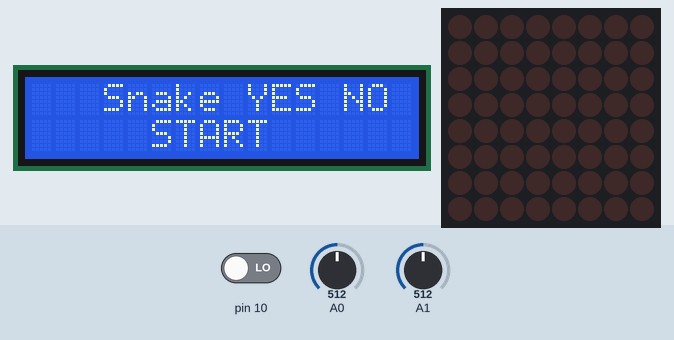
Bench run of a sketch on a simulated Arduino Uno, built with avr-gcc and run on an emulated ATmega328P. On the bench: 16×2 character LCD, 8×8 LED matrix. The inputs (shaded band) are chosen by the test bench; at power-on: pin 10 LOW, A1 = 512, A0 = 512. Random numbers use the default seed unless the sketch sets one.

Above: at 1.6 s.
1.7 s: pin 10 driven HIGH
At 2.12 s:
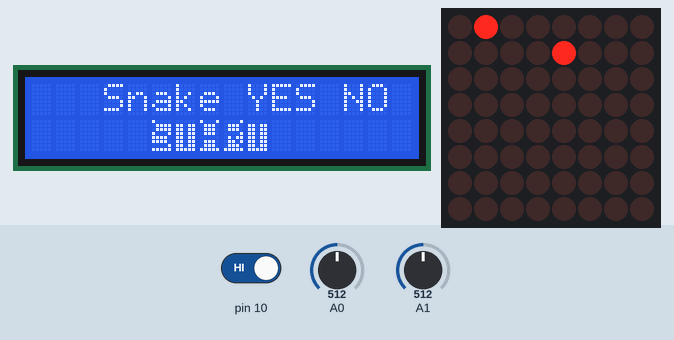
4.0 s: A1 set to 307
5.9 s: A1 set to 285
At 6.33 s:
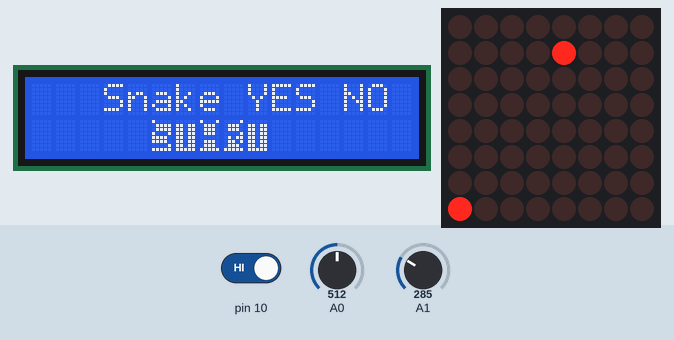
7.9 s: A0 set to 309
10.0 s: A0 set to 286
At 10.88 s:
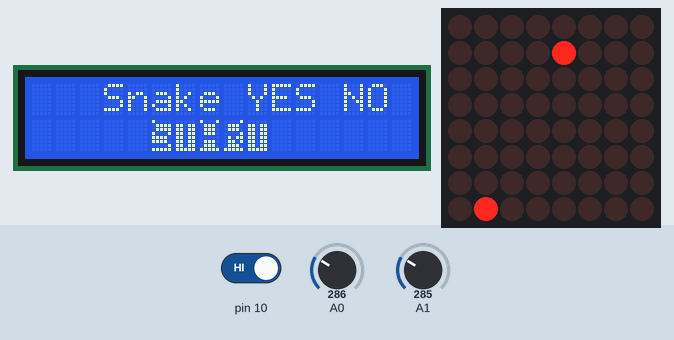
12.5 s: A0 set to 306
At 13.33 s:
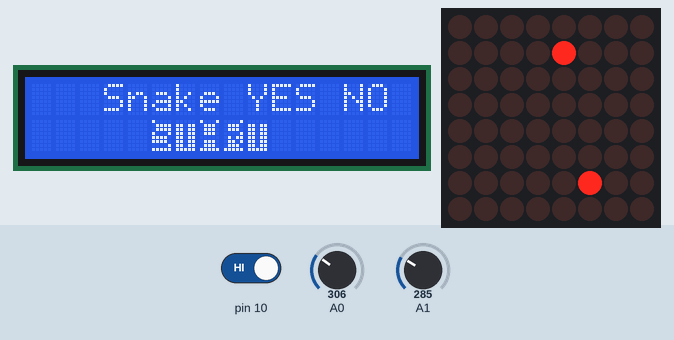

Measured:
- the behaviour switches between 301 and 300 on A1 (found by bisection; images 1 and 2)
- the behaviour switches between 301 and 300 on A0 (found by bisection; images 2 and 3)

The sketch:

snake.ino
```cpp
#include <LiquidCrystal.h>
#include <LedControl.h>

typedef enum {MENU, SNAKE, OVER} states;

states state = MENU;

const int rs = 12, en = 11, d4 = 5, d5 = 4, d6 = 3, d7 = 2;
LiquidCrystal lcd(rs, en, d4, d5, d6, d7);
LedControl lc=LedControl(16,14,15);

unsigned long prevFoodMillis, prevPressMillis, prevMenuMillis = 0;
unsigned long prevMatrix = 0;
bool startLoc = true;

byte snakeDir = 8;
byte snakeLength = 0;
int snakeInterval = 500;

bool moveState = true;
bool pressState = false;

int dotLocX[64], dotLocY[64];
int moveLocX, moveLocY;
int lastLocX, lastLocY = 8;

int foodLocX, foodLocY;
bool showFood = true;
int foodInterval = 250;

byte customY[] = {
  B01110,
  B01110,
  B01110,
  B10101,
  B11011,
  B11011,
  B11011,
  B11111
};
byte customE[] = {
  B00000,
  B01111,
  B01111,
  B00001,
  B01111,
  B01111,
  B00000,
  B11111
};
byte customS[] = {
  B10000,
  B01111,
  B01111,
  B10001,
  B11110,
  B11110,
  B00001,
  B11111
};
byte customN[] = {
  B01110,
  B01110,
  B00110,
  B01010,
  B01100,
  B01110,
  B01110,
  B11111
};
byte customO[] = {
  B10001,
  B01110,
  B01110,
  B01110,
  B01110,
  B01110,
  B10001,
  B11111
};
byte customA[] = {
   B10001,
  B01110,
  B01110,
  B01110,
  B00000,
  B01110,
  B01110,
  B11111
};
byte customR[] = {
  B00001,
  B01110,
  B01110,
  B00001,
  B01011,
  B01101,
  B01110,
  B11111
};
byte customT[] = {
  B00000,
  B11011,
  B11011,
  B11011,
  B11011,
  B11011,
  B11011,
  B11111
};

void setup() {

  lcd.createChar(0, customY);
  lcd.createChar(1, customE);
  lcd.createChar(2, customS);
  lcd.createChar(3, customN);
  lcd.createChar(4, customO);
  lcd.createChar(5, customA);
  lcd.createChar(6, customR);
  lcd.createChar(7, customT);
  lcd.home();

  randomSeed(analogRead(3));
  pinMode(10, INPUT);
  lcd.begin(16, 2);
  lcd.setCursor(3, 0);
  lcd.print("Snake YES NO");
  lcd.setCursor(5, 1);
  lcd.print("START");

  lc.shutdown(0, false);
  lc.setIntensity(0,5);
  lc.clearDisplay(0);

  foodLocX = random(1, 8);
  foodLocY = random(1, 8);

}

void MenuLoop(){
  unsigned long currentMillis = millis();
  if ((currentMillis - prevMenuMillis) >= 500){
    lcd.setCursor(3, 0);
    lcd.print("Snake YES NO");
    lcd.setCursor(5,1);
    if (startLoc == true){
      lcd.print("START");
    } else {
      lcd.write(2);
      lcd.write(7);
      lcd.write(5);
      lcd.write(6);
      lcd.write(7);
    }
    startLoc = !startLoc;
    prevMenuMillis = currentMillis;

    if (digitalRead(10) == HIGH){
      if (pressState == false){
        state = SNAKE;
      }
    } else {
      pressState = false;
    }
  }

}

void JoyStickRead(){

  int yVal = analogRead(A0);
  int xVal = analogRead(A1);

  if (pressState == false){
    if (yVal <= 300){
      if (snakeDir != 2){
        snakeDir = 8;
        moveState = true;
        pressState = true;
      }
    } else if (yVal >= 800){
      if (snakeDir != 8){
        snakeDir = 2;
        moveState = true;
        pressState = true;
      }
    }else if (xVal <=300){
      if (snakeDir != 6){
        snakeDir = 4;
        moveState = true;
        pressState = true;
      }
    } else if (xVal >= 800){
      if (snakeDir != 4){
        snakeDir = 6;
        moveState = true;
        pressState = true;
      }
    }
    prevPressMillis = millis();
  }

  if (xVal >300){
    if (xVal < 800){
      if (yVal >300){
        if (yVal < 800){
          pressState = false;
        }
      }
    }
  }
}

void MovementCalc(){
  switch (snakeDir){
    case 8:
      dotLocY[0]++;
      break;
    case 2:
      dotLocY[0]--;
      break;
    case 4:
      dotLocX[0]--;
      break;
    case 6:
      dotLocX[0]++;
      break;
  }

  if (dotLocX[0] >= 8){
    dotLocX[0] = 0;
    lc.setLed(0, dotLocX[0], 7, 0);
  } else if (dotLocX[0] < 0){
    dotLocX[0] = 7;
  }

  if (dotLocY[0] >=8){
    dotLocY[0] = 0;
    lc.setLed(0, 7, dotLocY[0], 0);
  } else if (dotLocY[0] < 0){
    dotLocY[0] = 7;
  }
}

void FoodMove(){
  //int lastX, lastY;
  //lastX = foodLocX; lastY= foodLocY;
  for (int i = 0; i <= snakeLength; i++){
    while ((dotLocX[i] == foodLocX) && (dotLocY[i] == foodLocY)){
      foodLocX = random(0, 8);
      foodLocY = random(0, 8);
      i = 0;
    }
  }
  snakeLength++;
  if (snakeInterval > 160){
    snakeInterval = snakeInterval - 20;
  }
}

void Collision(){
  for (int i = 1 ; i <= snakeLength; i++){
    while ((dotLocX[0] == dotLocX[i]) && (dotLocY[0] == dotLocY[i])){
      state = OVER;
      lcd.clear();
      return;
    }
  }
}

void SnakeLoop(){
  unsigned long currentMillis = millis();
  JoyStickRead();

  if ((currentMillis - prevFoodMillis) >= foodInterval){
    if (showFood == true){
      lc.setLed(0, foodLocX, foodLocY, 1);
      foodInterval = 250;
    } else {
      lc.setLed(0, foodLocX, foodLocY, 0);
      foodInterval = 100;
    }
    prevFoodMillis = currentMillis;
    showFood = !showFood;
  }

  if ((currentMillis - prevMatrix) >= snakeInterval){
    MovementCalc();
    Collision();

    if (state == OVER){
     return;
    }

    lc.setLed(0, lastLocX, lastLocY, 0);
    lastLocY = dotLocY[snakeLength];
    lastLocX = dotLocX[snakeLength];

    if (snakeLength != 0){
      for (int i = snakeLength; i > 0; i--){
        dotLocX[i] = dotLocX[i-1];
        dotLocY[i] = dotLocY[i-1];
        lc.setLed(0, dotLocX[i], dotLocY[i], 1);
      }
    } else {
      lc.setLed(0,dotLocX[0], dotLocY[0], 1);
    }
    prevMatrix = currentMillis;
  }

  if ((dotLocX[0] == foodLocX) && (dotLocY[0] == foodLocY)){
    FoodMove();
  }

  if ((currentMillis - prevPressMillis) >= snakeInterval){
    pressState = false;
  }
}

void OverLoop(){
  unsigned long currentMillis = millis();
  int xVal = analogRead(A1);

  lcd.setCursor(4, 0);
  lcd.print("Play again?");
  lcd.setCursor(4,1);

  if (startLoc == true){
    lcd.write(byte(0));
    lcd.write(1);
    lcd.write(2);
    lcd.print("  NO");
  } else {
    lcd.print("YES  ");
    lcd.write(3);
    lcd.write(4);
  }

  if (xVal >= 800){
    startLoc = false;
  } else if (xVal <= 300){
    startLoc = true;
  }

  if (digitalRead(10) == HIGH){
    if(startLoc == true){
      state = SNAKE;
    } else {
      state = MENU;
      pressState = HIGH;
      lcd.clear();
    }
    snakeLength = 0;
    snakeInterval = 500;
    dotLocX[0] = 0; dotLocY[0] = 0;
    snakeDir = 8;
    lc.clearDisplay(0);

    foodLocX = random(1, 8);
    foodLocY = random(1, 8);
  }
}

void loop() {
  if (state == MENU){
    MenuLoop();
  } else if (state == SNAKE){
    SnakeLoop();
  } else if (state == OVER){
    OverLoop();
  }

}
```
